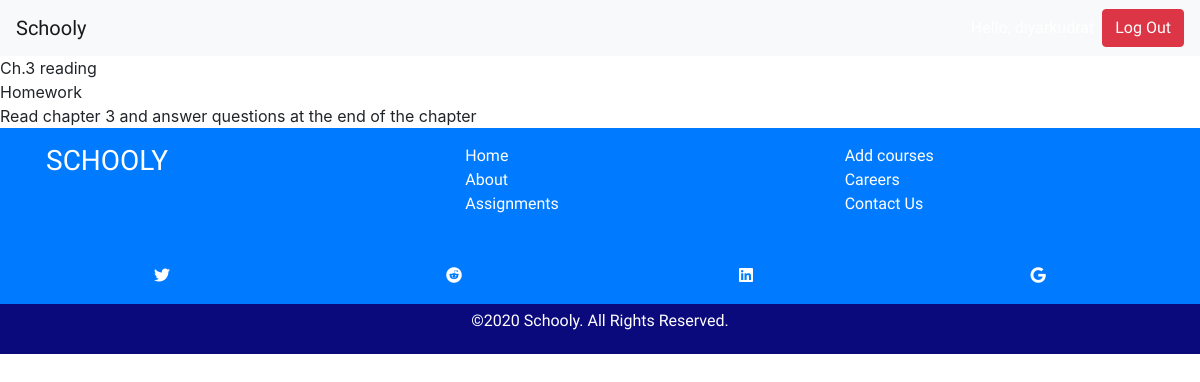
Screenshot of /assignments/1/ (signed in) with the database file from the repository.
### classes/models.py (models this page shows, shortened)
class Assignment(models.Model):
    name = models.CharField(max_length=50)
    description = models.CharField(max_length=250)
    course = models.ForeignKey('Course', on_delete=models.CASCADE, blank=True, null=True)
    assignment_type = models.CharField(max_length=30, choices=ASSIGNMENT_TYPES, blank=True)
    total_points = models.PositiveIntegerField(blank=True, null=True, default=0)
    assigned_date = models.DateField(blank=True, null=True)
    due_date = models.DateField(blank=True, null=True)

### classes/views.py (the view)
# urls.py: path('assignments/<int:pk>/', views.AssignmentDetailView.as_view(), name='assignment-detail-page'),
@method_decorator([login_required], name='dispatch')
class AssignmentDetailView(View):
    def get(self, request, *args, **kwargs):
        assignment = get_object_or_404(Assignment, pk=kwargs['pk'])
        context = {'assignment': assignment}
        return render(request, 'assignment_detail.html', context)

### classes/templates/assignment_detail.html
{% extends 'base.html' %}
{% block content %}
{{assignment.name}}<br>
{{ assignment.assignment_type }}<br>
{{ assignment.description }}
{% endblock %}

### classes/templates/base.html (style rules this page uses)
* { font-family: 'Quicksand', sans-serif; }

### rows the page displays
Assignment: name "Ch.3 reading", assignment_type "Homework", description "Read chapter 3 and answer questions at the end of the chapter"
